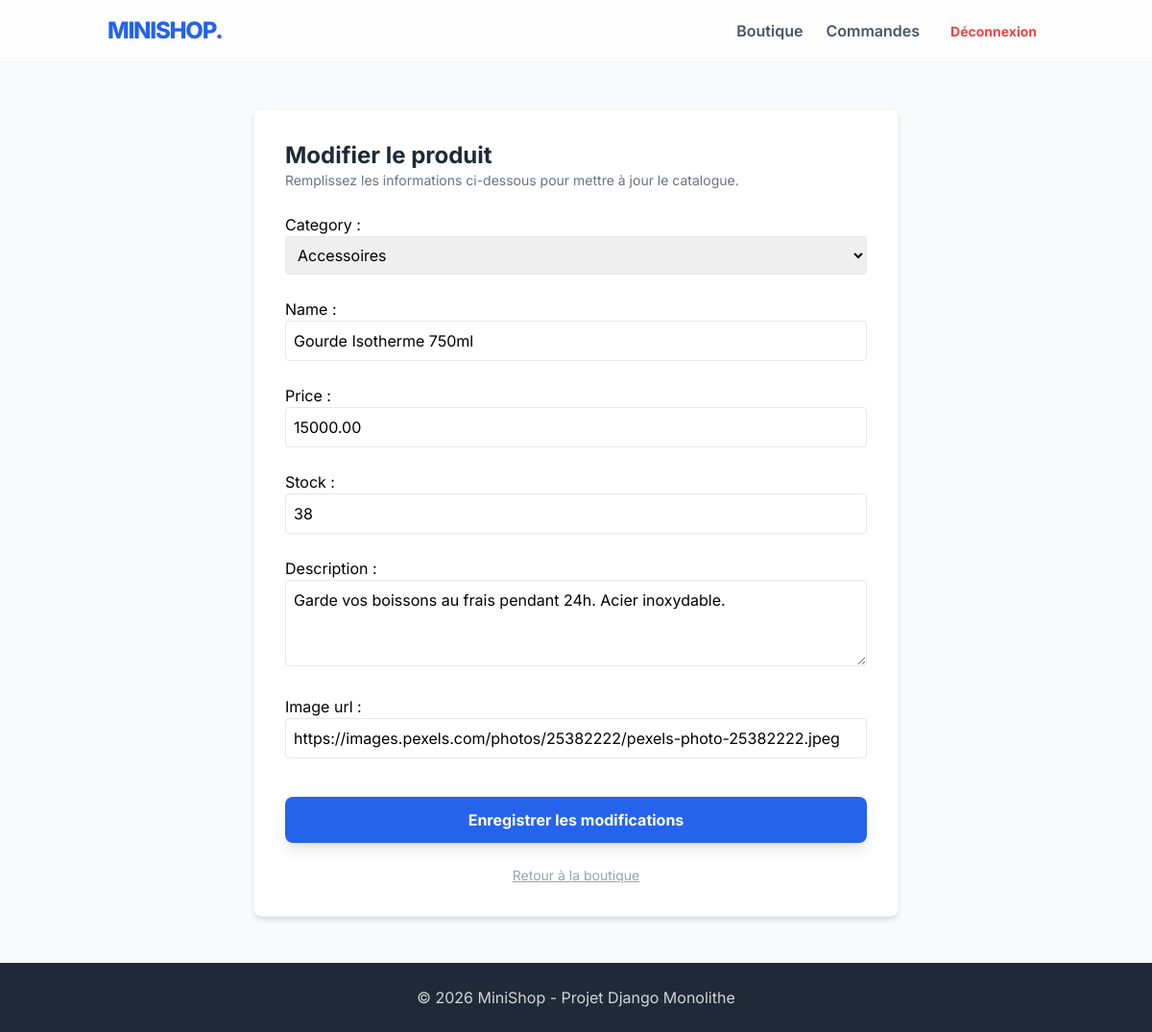
Page /product/edit/2/ (signed in) on the committed database.
### shop/models.py (models this page shows, shortened)
class Product(models.Model):
    category = models.ForeignKey(Category, on_delete=models.CASCADE, related_name='products')
    name = models.CharField(max_length=200)
    description = models.TextField(blank=True)
    price = models.DecimalField(max_digits=10, decimal_places=2, validators=[MinValueValidator(0.01)])
    stock = models.IntegerField(default=0, validators=[MinValueValidator(0)])
    image_url = models.URLField(max_length=500, blank=True)

class Category(models.Model):
    name = models.CharField(max_length=100)
    def __str__(self):
        return self.name
    class Meta:
        verbose_name_plural = "Categories"

### shop/views.py (the view)
# urls.py: path('product/edit/<int:pk>/', views.manage_product, name='product_edit'),
@user_passes_test(is_admin)
def manage_product(request, pk=None):
    product = get_object_or_404(Product, pk=pk) if pk else None
    if request.method == 'POST':
        form = ProductForm(request.POST, instance=product)
        if form.is_valid():
            form.save()
            messages.success(request, "Produit enregistré !")
            return redirect('home')
    else:
        form = ProductForm(instance=product)
    return render(request, 'shop/manage_product.html', {'form': form, 'edit_mode': pk is not None})

### shop/forms.py
class ProductForm(forms.ModelForm):
    class Meta:
        model = Product
        fields = ['category', 'name', 'price', 'stock', 'description', 'image_url']
        widgets = {
            'category': forms.Select(attrs={'class': 'w-full p-2 border rounded mb-4'}),
            'name': forms.TextInput(attrs={'class': 'w-full p-2 border rounded mb-4'}),
            'price': forms.NumberInput(attrs={'class': 'w-full p-2 border rounded mb-4'}),
            'stock': forms.NumberInput(attrs={'class': 'w-full p-2 border rounded mb-4'}),
            'description': forms.Textarea(attrs={'class': 'w-full p-2 border rounded mb-4', 'rows': 3}),
            'image_url': forms.URLInput(attrs={'class': 'w-full p-2 border rounded mb-4', 'placeholder': 'https://lien-image.com/photo.jpg'}),
        }

### shop/views.py (called while the page is built)
def is_admin(user):
    return user.is_staff

### shop/templates/shop/manage_product.html (shortened to what this page needs)
{% extends 'base.html' %}
{% block content %}
<div class="max-w-2xl mx-auto bg-white p-8 rounded-lg shadow-md border border-gray-100">
    <div class="mb-6">
        <h1 class="text-2xl font-bold text-gray-800">
            {% if edit_mode %}Modifier le produit{% else %}Ajouter un nouveau produit{% endif %}
        </h1>
        <p class="text-gray-500 text-sm">Remplissez les informations ci-dessous pour mettre à jour le catalogue.</p>
    </div>
    <form method="POST" class="space-y-2">
        {{ form.as_p }}
        <div class="pt-4">
            <button type="submit" class="w-full bg-blue-600 text-white py-3 rounded-lg font-bold hover:bg-blue-700 transition shadow-lg">
                {% if edit_mode %}Enregistrer les modifications{% else %}Créer le produit{% endif %}
            </button>
        </div>
    </form>
    <a href="{% url 'home' %}" class="block text-center text-gray-400 mt-6 hover:text-gray-600 transition underline text-sm">
        Retour à la boutique
    </a>
</div>
{% endblock %}

### shop/templates/base.html (style rules this page uses)
body { font-family: 'Inter', sans-serif; }

### rows in the picture
Product: category "Accessoires", price "15000.00", stock "38", description "Garde vos boissons au frais pendant 24h. Acier inoxydable.", image_url "https://images.pexels.com/photos/25382222/pexels-photo-25382222.jpeg"
Category: name "Gourde Isotherme 750ml"
